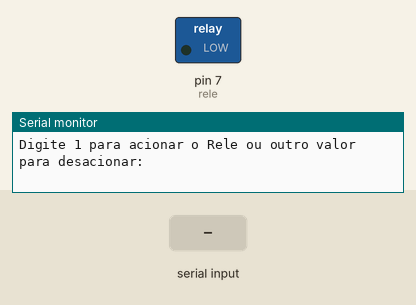
This sketch was run on a simulated Arduino Uno, built with avr-gcc and run on an emulated ATmega328P. Parts: switched loads named in the sketch (green lamp = pin HIGH), the last lines printed to the serial monitor. The test bench sets the inputs (shaded band).

Above: at 1.2 s.
1.3 s: "1" received over Serial
At 2.5 s:
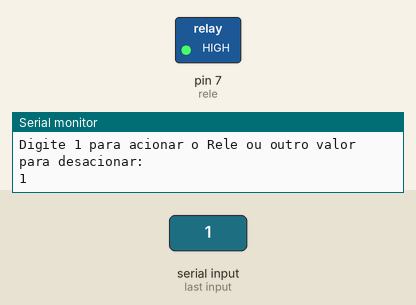
2.8 s: "0" received over Serial
At 3.7 s:
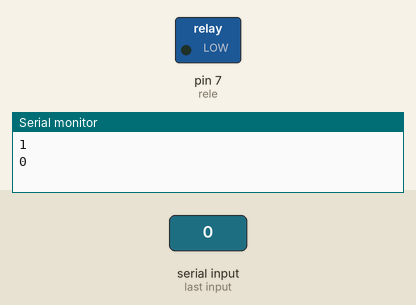
Timing chart, 0 to 5.8 s (numbered marks = the images above; inputs shaded):
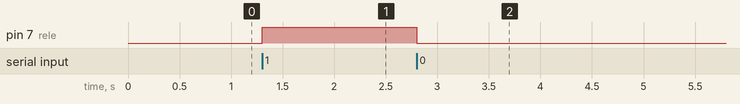

The sketch:

Modulo_Rele.ino
```cpp
// Módulo Relé (1 canal) - Sketch para Teste
// Arthur L. Castro
// Abril de 2017

#define rele 7

void setup() {
  pinMode(rele,OUTPUT);
  Serial.begin(9600);
  Serial.print("Digite 1 para acionar o Rele ou outro valor para desacionar: \n");
}

void loop() {
  if(Serial.available() > 0){
    char estado = Serial.read();

    Serial.println(estado);

    if(estado == '1'){
      digitalWrite(rele, HIGH);
    } else {
      digitalWrite(rele, LOW);
    }
  }
}
```

Measured:
- after the input at 1.3 s, pin 7 (rele): LOW → HIGH at once
- after the input at 2.8 s, pin 7 (rele): HIGH → LOW at once
